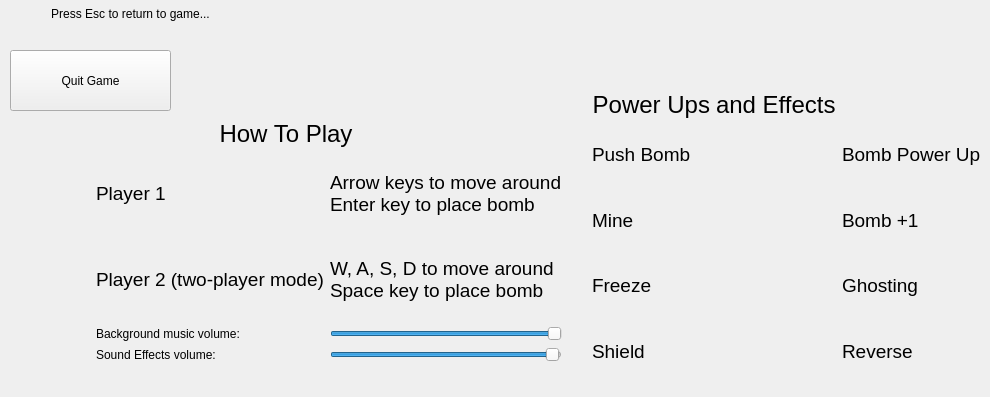
   <widget class="QWidget" name="menu">
    <widget class="QPushButton" name="quit_game">
     <property name="geometry">
      <rect>
       <x>10</x>
       <y>50</y>
       <width>161</width>
       <height>61</height>
      </rect>
     </property>
     <property name="toolTip">
      <string>&lt;html&gt;&lt;head/&gt;&lt;body&gt;&lt;p&gt;Return to game selection menu&lt;/p&gt;&lt;/body&gt;&lt;/html&gt;</string>
     </property>
     <property name="styleSheet">
      <string notr="true">background-image:url(:/gamefield_graphics/transparent.png);
font: 13pt &quot;Fixedsys&quot;;</string>
     </property>
     <property name="text">
      <string>Quit Game</string>
     </property>
    </widget>
    <widget class="QWidget" name="gridLayoutWidget_3">
     <property name="geometry">
      <rect>
       <x>540</x>
       <y>60</y>
       <width>441</width>
       <height>321</height>
      </rect>
     </property>
     <layout class="QGridLayout" name="gridLayout_4">
      <property name="leftMargin">
       <number>0</number>
      </property>
      <property name="topMargin">
       <number>0</number>
      </property>
      <item row="2" column="1">
       <widget class="QLabel" name="label_10">
        <property name="toolTip">
         <string>&lt;html&gt;&lt;head/&gt;&lt;body&gt;&lt;p&gt;Bomb drop override: places mine at current location. Explodes when stepped on or after 30 seconds, whichever comes first&lt;/p&gt;&lt;/body&gt;&lt;/html&gt;</string>
        </property>
        <property name="styleSheet">
         <string notr="true">background-image: url(:/t.png);
font: 11pt &quot;Fixedsys&quot;;</string>
        </property>
        <property name="text">
         <string>&lt;html&gt;&lt;head/&gt;&lt;body&gt;&lt;p&gt;&lt;span style=&quot; font-size:14pt;&quot;&gt;Mine&lt;/span&gt;&lt;/p&gt;&lt;/body&gt;&lt;/html&gt;</string>
        </property>
       </widget>
      </item>
      <item row="4" column="3">
       <widget class="QLabel" name="label_22">
        <property name="toolTip">
         <string>&lt;html&gt;&lt;head/&gt;&lt;body&gt;&lt;p&gt;When eaten, reverses direction keys for 10 seconds&lt;/p&gt;&lt;/body&gt;&lt;/html&gt;</string>
        </property>
        <property name="styleSheet">
         <string notr="true">background-image: url(:/t.png);
font: 11pt &quot;Fixedsys&quot;;</string>
        </property>
        <property name="text">
         <string>&lt;html&gt;&lt;head/&gt;&lt;body&gt;&lt;p&gt;&lt;span style=&quot; font-size:14pt;&quot;&gt;Reverse&lt;/span&gt;&lt;/p&gt;&lt;/body&gt;&lt;/html&gt;</string>
        </property>
       </widget>
      </item>
      <item row="3" column="0">
       <widget class="QLabel" name="label_11">
        <property name="toolTip">
         <string>&lt;html&gt;&lt;head/&gt;&lt;body&gt;&lt;p&gt;Bomb drop override: freeze enemies around you for 2 seconds, single use and limited range&lt;/p&gt;&lt;/body&gt;&lt;/html&gt;</string>
        </property>
        <property name="styleSheet">
         <string notr="true">background-image: url(:/t.png);
font: 11pt &quot;Fixedsys&quot;;</string>
        </property>
        <property name="text">
         <string/>
        </property>
        <property name="pixmap">
         <pixmap resource="res.qrc">:/gamefield_graphics/icons/freeze.jpg</pixmap>
        </property>
        <property name="alignment">
         <set>Qt::AlignCenter</set>
        </property>
       </widget>
      </item>
      <item row="1" column="2">
       <widget class="QLabel" name="label_15">
        <property name="toolTip">
         <string>&lt;html&gt;&lt;head/&gt;&lt;body&gt;&lt;p&gt;Bomb range permanently increases by 1 grid. Maximum 5 grids&lt;/p&gt;&lt;/body&gt;&lt;/html&gt;</string>
        </property>
        <property name="styleSheet">
         <string notr="true">background-image: url(:/t.png);
font: 11pt &quot;Fixedsys&quot;;</string>
        </property>
        <property name="text">
         <string/>
        </property>
        <property name="pixmap">
         <pixmap resource="res.qrc">:/gamefield_graphics/icons/powerup.jpg</pixmap>
        </property>
        <property name="alignment">
         <set>Qt::AlignCenter</set>
        </property>
       </widget>
      </item>
      <item row="3" column="3">
       <widget class="QLabel" name="label_21">
        <property name="toolTip">
         <string>&lt;html&gt;&lt;head/&gt;&lt;body&gt;&lt;p&gt;Gain abilities to walk through and place bombs in walls for 10 seconds. Bombs placed in walls are invisible&lt;/p&gt;&lt;/body&gt;&lt;/html&gt;</string>
        </property>
        <property name="styleSheet">
         <string notr="true">background-image: url(:/t.png);
font: 11pt &quot;Fixedsys&quot;;</string>
        </property>
        <property name="text">
         <string>&lt;html&gt;&lt;head/&gt;&lt;body&gt;&lt;p&gt;&lt;span style=&quot; font-size:14pt;&quot;&gt;Ghosting&lt;/span&gt;&lt;/p&gt;&lt;/body&gt;&lt;/html&gt;</string>
        </property>
       </widget>
      </item>
      <item row="1" column="1">
       <widget class="QLabel" name="label_8">
        <property name="toolTip">
         <string>&lt;html&gt;&lt;head/&gt;&lt;body&gt;&lt;p&gt;Gain ability to push away bombs for 10 seconds&lt;/p&gt;&lt;/body&gt;&lt;/html&gt;</string>
        </property>
        <property name="whatsThis">
         <string>&lt;html&gt;&lt;head/&gt;&lt;body&gt;&lt;p&gt;&lt;br/&gt;&lt;/p&gt;&lt;/body&gt;&lt;/html&gt;</string>
        </property>
        <property name="styleSheet">
         <string notr="true">background-image: url(:/t.png);
font: 11pt &quot;Fixedsys&quot;;</string>
        </property>
        <property name="text">
         <string>&lt;html&gt;&lt;head/&gt;&lt;body&gt;&lt;p&gt;&lt;span style=&quot; font-size:14pt;&quot;&gt;Push Bomb&lt;/span&gt;&lt;/p&gt;&lt;/body&gt;&lt;/html&gt;</string>
        </property>
       </widget>
      </item>
      <item row="1" column="3">
       <widget class="QLabel" name="label_16">
        <property name="toolTip">
         <string>&lt;html&gt;&lt;head/&gt;&lt;body&gt;&lt;p&gt;Bomb range permanently increases by 1 grid. Maximum 5 grids&lt;/p&gt;&lt;/body&gt;&lt;/html&gt;</string>
        </property>
        <property name="styleSheet">
         <string notr="true">background-image: url(:/t.png);
font: 11pt &quot;Fixedsys&quot;;</string>
        </property>
        <property name="text">
         <string>&lt;html&gt;&lt;head/&gt;&lt;body&gt;&lt;p&gt;&lt;span style=&quot; font-size:14pt;&quot;&gt;Bomb Power Up&lt;/span&gt;&lt;/p&gt;&lt;/body&gt;&lt;/html&gt;</string>
        </property>
       </widget>
      </item>
      <item row="3" column="2">
       <widget class="QLabel" name="label_19">
        <property name="toolTip">
         <string>&lt;html&gt;&lt;head/&gt;&lt;body&gt;&lt;p&gt;Gain abilities to walk through and place bombs in walls for 10 seconds. Bombs placed in walls are invisible&lt;/p&gt;&lt;/body&gt;&lt;/html&gt;</string>
        </property>
        <property name="styleSheet">
         <string notr="true">background-image: url(:/t.png);
font: 11pt &quot;Fixedsys&quot;;</string>
        </property>
        <property name="text">
         <string/>
        </property>
        <property name="pixmap">
         <pixmap resource="res.qrc">:/gamefield_graphics/icons/ghost.jpg</pixmap>
        </property>
        <property name="alignment">
         <set>Qt::AlignCenter</set>
        </property>
       </widget>
      </item>
      <item row="2" column="0">
       <widget class="QLabel" name="label_9">
        <property name="toolTip">
         <string>&lt;html&gt;&lt;head/&gt;&lt;body&gt;&lt;p&gt;Bomb drop override: places mine at current location. Explodes when stepped on or after 30 seconds, whichever comes first&lt;/p&gt;&lt;/body&gt;&lt;/html&gt;</string>
        </property>
        <property name="styleSheet">
         <string notr="true">background-image: url(:/t.png);
font: 11pt &quot;Fixedsys&quot;;</string>
        </property>
        <property name="text">
         <string/>
        </property>
        <property name="pixmap">
         <pixmap resource="res.qrc">:/gamefield_graphics/icons/mine.jpg</pixmap>
        </property>
        <property name="alignment">
         <set>Qt::AlignCenter</set>
        </property>
       </widget>
      </item>
      <item row="4" column="0">
       <widget class="QLabel" name="label_13">
        <property name="toolTip">
         <string>&lt;html&gt;&lt;head/&gt;&lt;body&gt;&lt;p&gt;Protects you from one bomb attack&lt;/p&gt;&lt;/body&gt;&lt;/html&gt;</string>
        </property>
        <property name="styleSheet">
         <string notr="true">background-image: url(:/t.png);
font: 11pt &quot;Fixedsys&quot;;</string>
        </property>
        <property name="text">
         <string/>
        </property>
        <property name="pixmap">
         <pixmap resource="res.qrc">:/gamefield_graphics/icons/shield.jpg</pixmap>
        </property>
        <property name="alignment">
         <set>Qt::AlignCenter</set>
        </property>
       </widget>
      </item>
      <item row="2" column="2">
       <widget class="QLabel" name="label_17">
        <property name="toolTip">
         <string>&lt;html&gt;&lt;head/&gt;&lt;body&gt;&lt;p&gt;Maximum bombs placed on screen permanently increases by one. Maximum 3 bombs per player&lt;/p&gt;&lt;/body&gt;&lt;/html&gt;</string>
        </property>
        <property name="styleSheet">
         <string notr="true">background-image: url(:/t.png);
font: 11pt &quot;Fixedsys&quot;;</string>
        </property>
        <property name="text">
         <string/>
        </property>
        <property name="pixmap">
         <pixmap resource="res.qrc">:/gamefield_graphics/icons/bomb+1.jpg</pixmap>
        </property>
        <property name="alignment">
         <set>Qt::AlignCenter</set>
        </property>
       </widget>
      </item>
      <item row="2" column="3">
       <widget class="QLabel" name="label_18">
        <property name="toolTip">
         <string>&lt;html&gt;&lt;head/&gt;&lt;body&gt;&lt;p&gt;Maximum bombs placed on screen permanently increases by one. Maximum 3 bombs per player&lt;/p&gt;&lt;/body&gt;&lt;/html&gt;</string>
        </property>
        <property name="styleSheet">
         <string notr="true">background-image: url(:/t.png);
font: 11pt &quot;Fixedsys&quot;;</string>
        </property>
        <property name="text">
         <string>&lt;html&gt;&lt;head/&gt;&lt;body&gt;&lt;p&gt;&lt;span style=&quot; font-size:14pt;&quot;&gt;Bomb +1&lt;/span&gt;&lt;/p&gt;&lt;/body&gt;&lt;/html&gt;</string>
        </property>
       </widget>
      </item>
      <item row="1" column="0">
       <widget class="QLabel" name="label_7">
        <property name="toolTip">
         <string>&lt;html&gt;&lt;head/&gt;&lt;body&gt;&lt;p&gt;Gain ability to push away bombs for 10 seconds&lt;/p&gt;&lt;/body&gt;&lt;/html&gt;</string>
        </property>
        <property name="styleSheet">
         <string notr="true">background-image: url(:/t.png);
font: 11pt &quot;Fixedsys&quot;;</string>
        </property>
        <property name="text">
         <string/>
        </property>
        <property name="pixmap">
         <pixmap resource="res.qrc">:/gamefield_graphics/icons/push.jpg</pixmap>
        </property>
        <property name="alignment">
         <set>Qt::AlignCenter</set>
        </property>
       </widget>
      </item>
      <item row="4" column="1">
       <widget class="QLabel" name="label_14">
        <property name="toolTip">
         <string>&lt;html&gt;&lt;head/&gt;&lt;body&gt;&lt;p&gt;Protects you from one bomb attack&lt;/p&gt;&lt;/body&gt;&lt;/html&gt;</string>
        </property>
        <property name="styleSheet">
         <string notr="true">background-image: url(:/t.png);
font: 11pt &quot;Fixedsys&quot;;</string>
        </property>
        <property name="text">
         <string>&lt;html&gt;&lt;head/&gt;&lt;body&gt;&lt;p&gt;&lt;span style=&quot; font-size:14pt;&quot;&gt;Shield&lt;/span&gt;&lt;/p&gt;&lt;/body&gt;&lt;/html&gt;</string>
        </property>
       </widget>
      </item>
      <item row="3" column="1">
       <widget class="QLabel" name="label_12">
        <property name="toolTip">
         <string>&lt;html&gt;&lt;head/&gt;&lt;body&gt;&lt;p&gt;Bomb drop override: freeze enemies around you for 2 seconds, single use and limited range&lt;/p&gt;&lt;/body&gt;&lt;/html&gt;</string>
        </property>
        <property name="styleSheet">
         <string notr="true">background-image: url(:/t.png);
font: 11pt &quot;Fixedsys&quot;;</string>
        </property>
        <property name="text">
         <string>&lt;html&gt;&lt;head/&gt;&lt;body&gt;&lt;p&gt;&lt;span style=&quot; font-size:14pt;&quot;&gt;Freeze&lt;/span&gt;&lt;/p&gt;&lt;/body&gt;&lt;/html&gt;</string>
        </property>
       </widget>
      </item>
      <item row="4" column="2">
       <widget class="QLabel" name="label_20">
        <property name="toolTip">
         <string>&lt;html&gt;&lt;head/&gt;&lt;body&gt;&lt;p&gt;When eaten, reverses direction keys for 10 seconds&lt;/p&gt;&lt;/body&gt;&lt;/html&gt;</string>
        </property>
        <property name="styleSheet">
         <string notr="true">background-image: url(:/t.png);
font: 11pt &quot;Fixedsys&quot;;</string>
        </property>
        <property name="text">
         <string/>
        </property>
        <property name="pixmap">
         <pixmap resource="res.qrc">:/gamefield_graphics/icons/reverse.jpg</pixmap>
        </property>
        <property name="alignment">
         <set>Qt::AlignCenter</set>
        </property>
       </widget>
      </item>
      <item row="0" column="2">
       <widget class="QLabel" name="label_24">
        <property name="styleSheet">
         <string notr="true">background-image: url(:/t.png);
font: 11pt &quot;Fixedsys&quot;;</string>
        </property>
        <property name="text">
         <string>&lt;html&gt;&lt;head/&gt;&lt;body&gt;&lt;p&gt;&lt;span style=&quot; font-size:18pt; color:#000000;&quot;&gt;and Effects&lt;/span&gt;&lt;/p&gt;&lt;/body&gt;&lt;/html&gt;</string>
        </property>
        <property name="alignment">
         <set>Qt::AlignBottom|Qt::AlignLeading|Qt::AlignLeft</set>
        </property>
       </widget>
      </item>
      <item row="0" column="1">
       <widget class="QLabel" name="label_23">
        <property name="styleSheet">
         <string notr="true">background-image: url(:/t.png);
font: 11pt &quot;Fixedsys&quot;;</string>
        </property>
        <property name="text">
         <string>&lt;html&gt;&lt;head/&gt;&lt;body&gt;&lt;p&gt;&lt;span style=&quot; font-size:18pt; color:#000000;&quot;&gt;Power Ups&lt;/span&gt;&lt;/p&gt;&lt;/body&gt;&lt;/html&gt;</string>
        </property>
        <property name="alignment">
         <set>Qt::AlignBottom|Qt::AlignRight|Qt::AlignTrailing</set>
        </property>
       </widget>
      </item>
     </layout>
    </widget>
    <widget class="QWidget" name="gridLayoutWidget_2">
     <property name="geometry">
      <rect>
       <x>10</x>
       <y>120</y>
       <width>611</width>
       <height>268</height>
      </rect>
     </property>
     <layout class="QGridLayout" name="gridLayout_3">
      <property name="sizeConstraint">
       <enum>QLayout::SetFixedSize</enum>
      </property>
      <item row="0" column="0" colspan="3">
       <widget class="QLabel" name="label_6">
        <property name="styleSheet">
         <string notr="true">background-image: url(:/t.png);
font: 11pt &quot;Fixedsys&quot;;</string>
        </property>
        <property name="text">
         <string>&lt;html&gt;&lt;head/&gt;&lt;body&gt;&lt;p&gt;&lt;span style=&quot; font-size:18pt; color:#000000;&quot;&gt;How To Play&lt;/span&gt;&lt;/p&gt;&lt;/body&gt;&lt;/html&gt;</string>
        </property>
        <property name="alignment">
         <set>Qt::AlignBottom|Qt::AlignHCenter</set>
        </property>
       </widget>
      </item>
      <item row="2" column="2">
       <widget class="QLabel" name="label_5">
        <property name="styleSheet">
         <string notr="true">background-image: url(:/t.png);
font: 11pt &quot;Fixedsys&quot;;</string>
        </property>
        <property name="text">
         <string>&lt;html&gt;&lt;head/&gt;&lt;body&gt;&lt;p&gt;&lt;span style=&quot; font-size:14pt;&quot;&gt;W, A, S, D to move around&lt;br/&gt;Space key to place bomb&lt;/span&gt;&lt;/p&gt;&lt;/body&gt;&lt;/html&gt;</string>
        </property>
       </widget>
      </item>
      <item row="2" column="0">
       <widget class="QLabel" name="label_26">
        <property name="sizePolicy">
         <sizepolicy hsizetype="Fixed" vsizetype="Fixed">
          <horstretch>0</horstretch>
          <verstretch>0</verstretch>
         </sizepolicy>
        </property>
        <property name="minimumSize">
         <size>
          <width>80</width>
          <height>80</height>
         </size>
        </property>
        <property name="maximumSize">
         <size>
          <width>80</width>
          <height>80</height>
         </size>
        </property>
        <property name="baseSize">
         <size>
          <width>80</width>
          <height>80</height>
         </size>
        </property>
        <property name="styleSheet">
         <string notr="true">background-image: url(:/t.png);
font: 11pt &quot;Fixedsys&quot;;</string>
        </property>
        <property name="text">
         <string/>
        </property>
        <property name="pixmap">
         <pixmap resource="res.qrc">:/gamefield_graphics/p2.PNG</pixmap>
        </property>
        <property name="scaledContents">
         <bool>true</bool>
        </property>
       </widget>
      </item>
      <item row="3" column="2">
       <widget class="QSlider" name="bgm_slider">
        <property name="styleSheet">
         <string notr="true">background-image: url(:/t.png);
font: 11pt &quot;Fixedsys&quot;;</string>
        </property>
        <property name="maximum">
         <number>100</number>
        </property>
        <property name="value">
         <number>100</number>
        </property>
        <property name="orientation">
         <enum>Qt::Horizontal</enum>
        </property>
       </widget>
      </item>
      <item row="2" column="1">
       <widget class="QLabel" name="label_3">
        <property name="styleSheet">
         <string notr="true">background-image: url(:/t.png);
font: 11pt &quot;Fixedsys&quot;;</string>
        </property>
        <property name="text">
         <string>&lt;html&gt;&lt;head/&gt;&lt;body&gt;&lt;p&gt;&lt;span style=&quot; font-size:14pt;&quot;&gt;Player 2 (two-player mode)&lt;/span&gt;&lt;/p&gt;&lt;/body&gt;&lt;/html&gt;</string>
        </property>
       </widget>
      </item>
      <item row="1" column="2">
       <widget class="QLabel" name="label_4">
        <property name="styleSheet">
         <string notr="true">background-image: url(:/t.png);
font: 11pt &quot;Fixedsys&quot;;</string>
        </property>
        <property name="text">
         <string>&lt;html&gt;&lt;head/&gt;&lt;body&gt;&lt;p&gt;&lt;span style=&quot; font-size:14pt;&quot;&gt;Arrow keys to move around&lt;br/&gt;Enter key to place bomb&lt;/span&gt;&lt;/p&gt;&lt;/body&gt;&lt;/html&gt;</string>
        </property>
       </widget>
      </item>
      <item row="1" column="1">
       <widget class="QLabel" name="label_2">
        <property name="styleSheet">
         <string notr="true">background-image: url(:/t.png);
font: 11pt &quot;Fixedsys&quot;;</string>
        </property>
        <property name="text">
         <string>&lt;html&gt;&lt;head/&gt;&lt;body&gt;&lt;p&gt;&lt;span style=&quot; font-size:14pt;&quot;&gt;Player 1&lt;/span&gt;&lt;/p&gt;&lt;/body&gt;&lt;/html&gt;</string>
        </property>
       </widget>
      </item>
      <item row="1" column="0">
       <widget class="QLabel" name="label_25">
        <property name="sizePolicy">
         <sizepolicy hsizetype="Fixed" vsizetype="Fixed">
          <horstretch>0</horstretch>
          <verstretch>0</verstretch>
         </sizepolicy>
        </property>
        <property name="minimumSize">
         <size>
          <width>80</width>
          <height>80</height>
         </size>
        </property>
        <property name="maximumSize">
         <size>
          <width>80</width>
          <height>80</height>
         </size>
        </property>
        <property name="baseSize">
         <size>
          <width>80</width>
          <height>80</height>
         </size>
        </property>
        <property name="styleSheet">
         <string notr="true">background-image: url(:/gamefield_graphics/t.png);
font: 11pt &quot;Fixedsys&quot;;</string>
        </property>
        <property name="text">
         <string/>
        </property>
        <property name="pixmap">
         <pixmap resource="res.qrc">:/gamefield_graphics/p1.PNG</pixmap>
        </property>
        <property name="scaledContents">
         <bool>true</bool>
        </property>
       </widget>
      </item>
      <item row="4" column="2">
       <widget class="QSlider" name="effects_slider">
        <property name="styleSheet">
         <string notr="true">background-image: url(:/t.png);
font: 11pt &quot;Fixedsys&quot;;</string>
        </property>
        <property name="maximum">
         <number>100</number>
        </property>
        <property name="value">
         <number>99</number>
        </property>
        <property name="orientation">
         <enum>Qt::Horizontal</enum>
        </property>
       </widget>
      </item>
      <item row="3" column="1">
       <widget class="QLabel" name="label_27">
        <property name="styleSheet">
         <string notr="true">background-image: url(:/t.png);
font: 11pt &quot;Fixedsys&quot;;</string>
        </property>
        <property name="text">
         <string>Background music volume:</string>
        </property>
       </widget>
      </item>
      <item row="4" column="1">
       <widget class="QLabel" name="label_28">
        <property name="styleSheet">
         <string notr="true">background-image: url(:/t.png);
font: 11pt &quot;Fixedsys&quot;;</string>
        </property>
        <property name="text">
         <string>Sound Effects volume:</string>
        </property>
       </widget>
      </item>
     </layout>
    </widget>
    <widget class="QLabel" name="label_29">
     <property name="geometry">
      <rect>
       <x>10</x>
       <y>0</y>
       <width>241</width>
       <height>21</height>
      </rect>
     </property>
     <property name="styleSheet">
      <string notr="true">background-image: url(:/t.png);
font: 11pt &quot;Fixedsys&quot;;</string>
     </property>
     <property name="text">
      <string>&lt;html&gt;&lt;head/&gt;&lt;body&gt;&lt;p&gt;&lt;span style=&quot; color:#000000;&quot;&gt;Press Esc to return to game...&lt;/span&gt;&lt;/p&gt;&lt;/body&gt;&lt;/html&gt;</string>
     </property>
     <property name="alignment">
      <set>Qt::AlignBottom|Qt::AlignHCenter</set>
     </property>
    </widget>
   </widget>
